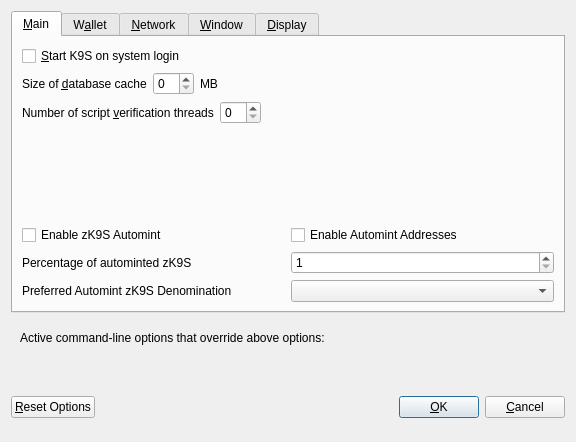
<?xml version="1.0" encoding="UTF-8"?>
<ui version="4.0">
 <class>OptionsDialog</class>
 <widget class="QDialog" name="OptionsDialog">
  <property name="geometry">
   <rect>
    <x>0</x>
    <y>0</y>
    <width>576</width>
    <height>442</height>
   </rect>
  </property>
  <property name="windowTitle">
   <string>Options</string>
  </property>
  <property name="modal">
   <bool>true</bool>
  </property>
  <layout class="QVBoxLayout" name="verticalLayout">
   <item>
    <widget class="QTabWidget" name="tabWidget">
     <property name="currentIndex">
      <number>0</number>
     </property>
     <widget class="QWidget" name="tabMain">
      <attribute name="title">
       <string>&amp;Main</string>
      </attribute>
      <layout class="QVBoxLayout" name="verticalLayout_Main">
       <item>
        <widget class="QCheckBox" name="bitcoinAtStartup">
         <property name="toolTip">
          <string>Automatically start K9S after logging in to the system.</string>
         </property>
         <property name="text">
          <string>&amp;Start K9S on system login</string>
         </property>
        </widget>
       </item>
       <item>
        <layout class="QHBoxLayout" name="horizontalLayout_2_Main">
         <item>
          <widget class="QLabel" name="databaseCacheLabel">
           <property name="text">
            <string>Size of &amp;database cache</string>
           </property>
           <property name="textFormat">
            <enum>Qt::PlainText</enum>
           </property>
           <property name="buddy">
            <cstring>databaseCache</cstring>
           </property>
          </widget>
         </item>
         <item>
          <widget class="QSpinBox" name="databaseCache"/>
         </item>
         <item>
          <widget class="QLabel" name="databaseCacheUnitLabel">
           <property name="text">
            <string>MB</string>
           </property>
           <property name="textFormat">
            <enum>Qt::PlainText</enum>
           </property>
          </widget>
         </item>
         <item>
          <spacer name="horizontalSpacer_2_Main">
           <property name="orientation">
            <enum>Qt::Horizontal</enum>
           </property>
           <property name="sizeHint" stdset="0">
            <size>
             <width>40</width>
             <height>20</height>
            </size>
           </property>
          </spacer>
         </item>
        </layout>
       </item>
       <item>
        <layout class="QHBoxLayout" name="horizontalLayout_3_Main">
         <item>
          <widget class="QLabel" name="threadsScriptVerifLabel">
           <property name="text">
            <string>Number of script &amp;verification threads</string>
           </property>
           <property name="textFormat">
            <enum>Qt::PlainText</enum>
           </property>
           <property name="buddy">
            <cstring>threadsScriptVerif</cstring>
           </property>
          </widget>
         </item>
         <item>
          <widget class="QSpinBox" name="threadsScriptVerif">
           <property name="toolTip">
            <string>(0 = auto, &lt;0 = leave that many cores free)</string>
           </property>
          </widget>
         </item>
         <item>
          <spacer name="horizontalSpacer_3_Main">
           <property name="orientation">
            <enum>Qt::Horizontal</enum>
           </property>
           <property name="sizeHint" stdset="0">
            <size>
             <width>40</width>
             <height>20</height>
            </size>
           </property>
          </spacer>
         </item>
        </layout>
       </item>
       <item>
        <spacer name="verticalSpacer_2">
         <property name="orientation">
          <enum>Qt::Vertical</enum>
         </property>
         <property name="sizeHint" stdset="0">
          <size>
           <width>20</width>
           <height>40</height>
          </size>
         </property>
        </spacer>
       </item>
       <item>
        <widget class="QWidget" name="verticalZpivOptionsWidget" native="true">
         <layout class="QVBoxLayout" name="verticalZpivOptionsLayout">
          <property name="margin">
           <number>0</number>
          </property>
          <item>
           <layout class="QHBoxLayout" name="horizontalAutomintingLayout">
            <item>
             <widget class="QCheckBox" name="checkBoxZeromintEnable">
              <property name="toolTip">
               <string>Enable automatic minting of K9S units to zK9S</string>
              </property>
              <property name="layoutDirection">
               <enum>Qt::LeftToRight</enum>
              </property>
              <property name="text">
               <string>Enable zK9S Automint</string>
              </property>
             </widget>
            </item>
            <item>
             <widget class="QCheckBox" name="checkBoxZeromintAddresses">
              <property name="toolTip">
               <string>Enable automatic zK9S minting from specific addresses</string>
              </property>
              <property name="layoutDirection">
               <enum>Qt::LeftToRight</enum>
              </property>
              <property name="text">
               <string>Enable Automint Addresses</string>
              </property>
             </widget>
            </item>
           </layout>
          </item>
          <item>
           <layout class="QHBoxLayout" name="horizontalZmintPercentageLayout">
            <item>
             <widget class="QLabel" name="percentage_label">
              <property name="toolTip">
               <string>Percentage of incoming K9S which get automatically converted to zK9S via Zerocoin Protocol (min: 10%)</string>
              </property>
              <property name="text">
               <string>Percentage of autominted zK9S</string>
              </property>
             </widget>
            </item>
            <item>
             <widget class="QSpinBox" name="zeromintPercentage">
              <property name="minimum">
               <number>1</number>
              </property>
              <property name="maximum">
               <number>100</number>
              </property>
             </widget>
            </item>
           </layout>
          </item>
          <item>
           <layout class="QHBoxLayout" name="horizontalLayout" stretch="0,0">
            <property name="sizeConstraint">
             <enum>QLayout::SetFixedSize</enum>
            </property>
            <item>
             <widget class="QLabel" name="labelPreferredDenom">
              <property name="maximumSize">
               <size>
                <width>16777215</width>
                <height>16777215</height>
               </size>
              </property>
              <property name="toolTip">
               <string>Wait with automatic conversion to Zerocoin until enough K9S for this denomination is available</string>
              </property>
              <property name="text">
               <string>Preferred Automint zK9S Denomination</string>
              </property>
             </widget>
            </item>
            <item>
             <widget class="QComboBox" name="preferredDenom">
              <property name="maximumSize">
               <size>
                <width>16777215</width>
                <height>27</height>
               </size>
              </property>
              <property name="toolTip">
               <string>Wait with automatic conversion to Zerocoin until enough K9S for this denomination is available</string>
              </property>
              <property name="maxVisibleItems">
               <number>9</number>
              </property>
              <property name="maxCount">
               <number>9</number>
              </property>
             </widget>
            </item>
           </layout>
          </item>
         </layout>
        </widget>
       </item>
      </layout>
     </widget>
     <widget class="QWidget" name="tabWallet">
      <attribute name="title">
       <string>W&amp;allet</string>
      </attribute>
      <layout class="QVBoxLayout" name="verticalLayout_Wallet">
       <item>
        <layout class="QHBoxLayout" name="horizontalLayout_2_Wallet">
         <item>
          <widget class="QLabel" name="labelStakeSplitThresholdText">
           <property name="text">
            <string>Stake split threshold:</string>
           </property>
          </widget>
         </item>
         <item>
          <widget class="QSpinBox" name="spinBoxStakeSplitThreshold">
           <property name="minimum">
            <number>1</number>
           </property>
           <property name="maximum">
            <number>999999</number>
           </property>
          </widget>
         </item>
        </layout>
       </item>
       <item>
        <widget class="QGroupBox" name="groupBox">
         <property name="title">
          <string>Expert</string>
         </property>
         <layout class="QVBoxLayout" name="verticalLayout_2">
          <item>
           <widget class="QCheckBox" name="coinControlFeatures">
            <property name="toolTip">
             <string>Whether to show coin control features or not.</string>
            </property>
            <property name="text">
             <string>Enable coin &amp;control features</string>
            </property>
           </widget>
          </item>
          <item>
           <widget class="QCheckBox" name="showMasternodesTab">
            <property name="toolTip">
             <string>Show additional tab listing all your masternodes in first sub-tab&lt;br/&gt;and all masternodes on the network in second sub-tab.</string>
            </property>
            <property name="text">
             <string>Show Masternodes Tab</string>
            </property>
           </widget>
          </item>
          <item>
           <widget class="QCheckBox" name="spendZeroConfChange">
            <property name="toolTip">
             <string>If you disable the spending of unconfirmed change, the change from a transaction&lt;br/&gt;cannot be used until that transaction has at least one confirmation.&lt;br/&gt;This also affects how your balance is computed.</string>
            </property>
            <property name="text">
             <string>&amp;Spend unconfirmed change</string>
            </property>
           </widget>
          </item>
         </layout>
        </widget>
       </item>
       <item>
        <spacer name="verticalSpacer_Wallet">
         <property name="orientation">
          <enum>Qt::Vertical</enum>
         </property>
         <property name="sizeHint" stdset="0">
          <size>
           <width>20</width>
           <height>40</height>
          </size>
         </property>
        </spacer>
       </item>
      </layout>
     </widget>
     <widget class="QWidget" name="tabNetwork">
      <attribute name="title">
       <string>&amp;Network</string>
      </attribute>
      <layout class="QVBoxLayout" name="verticalLayout_Network">
       <item>
        <widget class="QCheckBox" name="mapPortUpnp">
         <property name="toolTip">
          <string>Automatically open the K9S client port on the router. This only works when your router supports UPnP and it is enabled.</string>
         </property>
         <property name="text">
          <string>Map port using &amp;UPnP</string>
         </property>
        </widget>
       </item>
       <item>
        <widget class="QCheckBox" name="allowIncoming">
         <property name="toolTip">
          <string>Accept connections from outside</string>
         </property>
         <property name="text">
          <string>Allow incoming connections</string>
         </property>
        </widget>
       </item>
       <item>
        <widget class="QCheckBox" name="connectSocks">
         <property name="toolTip">
          <string>Connect to the K9S network through a SOCKS5 proxy.</string>
         </property>
         <property name="text">
          <string>&amp;Connect through SOCKS5 proxy (default proxy):</string>
         </property>
        </widget>
       </item>
       <item>
        <layout class="QHBoxLayout" name="horizontalLayout_1_Network">
         <item>
          <widget class="QLabel" name="proxyIpLabel">
           <property name="text">
            <string>Proxy &amp;IP:</string>
           </property>
           <property name="textFormat">
            <enum>Qt::PlainText</enum>
           </property>
           <property name="buddy">
            <cstring>proxyIp</cstring>
           </property>
          </widget>
         </item>
         <item>
          <widget class="QValidatedLineEdit" name="proxyIp">
           <property name="minimumSize">
            <size>
             <width>140</width>
             <height>0</height>
            </size>
           </property>
           <property name="maximumSize">
            <size>
             <width>140</width>
             <height>16777215</height>
            </size>
           </property>
           <property name="toolTip">
            <string>IP address of the proxy (e.g. IPv4: 127.0.0.1 / IPv6: ::1)</string>
           </property>
          </widget>
         </item>
         <item>
          <widget class="QLabel" name="proxyPortLabel">
           <property name="text">
            <string>&amp;Port:</string>
           </property>
           <property name="textFormat">
            <enum>Qt::PlainText</enum>
           </property>
           <property name="buddy">
            <cstring>proxyPort</cstring>
           </property>
          </widget>
         </item>
         <item>
          <widget class="QLineEdit" name="proxyPort">
           <property name="minimumSize">
            <size>
             <width>55</width>
             <height>0</height>
            </size>
           </property>
           <property name="maximumSize">
            <size>
             <width>55</width>
             <height>16777215</height>
            </size>
           </property>
           <property name="toolTip">
            <string>Port of the proxy (e.g. 9050)</string>
           </property>
          </widget>
         </item>
         <item>
          <spacer name="horizontalSpacer_1_Network">
           <property name="orientation">
            <enum>Qt::Horizontal</enum>
           </property>
           <property name="sizeHint" stdset="0">
            <size>
             <width>40</width>
             <height>20</height>
            </size>
           </property>
          </spacer>
         </item>
        </layout>
       </item>
       <item>
        <spacer name="verticalSpacer_Network">
         <property name="orientation">
          <enum>Qt::Vertical</enum>
         </property>
         <property name="sizeHint" stdset="0">
          <size>
           <width>20</width>
           <height>40</height>
          </size>
         </property>
        </spacer>
       </item>
      </layout>
     </widget>
     <widget class="QWidget" name="tabWindow">
      <attribute name="title">
       <string>&amp;Window</string>
      </attribute>
      <layout class="QVBoxLayout" name="verticalLayout_Window">
       <item>
        <widget class="QCheckBox" name="minimizeToTray">
         <property name="toolTip">
          <string>Show only a tray icon after minimizing the window.</string>
         </property>
         <property name="text">
          <string>&amp;Minimize to the tray instead of the taskbar</string>
         </property>
        </widget>
       </item>
       <item>
        <widget class="QCheckBox" name="minimizeOnClose">
         <property name="toolTip">
          <string>Minimize instead of exit the application when the window is closed. When this option is enabled, the application will be closed only after selecting Quit in the menu.</string>
         </property>
         <property name="text">
          <string>M&amp;inimize on close</string>
         </property>
        </widget>
       </item>
       <item>
        <spacer name="verticalSpacer_Window">
         <property name="orientation">
          <enum>Qt::Vertical</enum>
         </property>
         <property name="sizeHint" stdset="0">
          <size>
           <width>20</width>
           <height>40</height>
          </size>
         </property>
        </spacer>
       </item>
      </layout>
     </widget>
     <widget class="QWidget" name="tabDisplay">
      <attribute name="title">
       <string>&amp;Display</string>
      </attribute>
      <layout class="QVBoxLayout" name="verticalLayout_Display">
       <item>
        <layout class="QHBoxLayout" name="horizontalLayout_1_Display">
         <item>
          <widget class="QLabel" name="langLabel">
           <property name="text">
            <string>User Interface &amp;language:</string>
           </property>
           <property name="textFormat">
            <enum>Qt::PlainText</enum>
           </property>
           <property name="buddy">
            <cstring>lang</cstring>
           </property>
          </widget>
         </item>
         <item>
          <widget class="QValueComboBox" name="lang">
           <property name="toolTip">
            <string>The user interface language can be set here. This setting will take effect after restarting K9S.</string>
           </property>
          </widget>
         </item>
        </layout>
       </item>
       <item>
        <widget class="QLabel" name="label_3">
         <property name="toolTip">
          <string notr="true"/>
         </property>
         <property name="statusTip">
          <string notr="true"/>
         </property>
         <property name="whatsThis">
          <string notr="true"/>
         </property>
         <property name="accessibleName">
          <string notr="true"/>
         </property>
         <property name="text">
          <string>Language missing or translation incomplete? Help contributing translations here:
https://discord.gg/nXmSCBJfGC</string>
         </property>
         <property name="wordWrap">
          <bool>true</bool>
         </property>
         <property name="openExternalLinks">
          <bool>true</bool>
         </property>
         <property name="textInteractionFlags">
          <set>Qt::TextBrowserInteraction</set>
         </property>
        </widget>
       </item>
       <item>
        <layout class="QHBoxLayout" name="horizontalLayout_2_Display" stretch="0,0">
         <item>
          <widget class="QLabel" name="themeLabel">
           <property name="text">
            <string>User Interface Theme:</string>
           </property>
          </widget>
         </item>
         <item>
          <widget class="QValueComboBox" name="theme"/>
         </item>
        </layout>
       </item>
       <item>
        <widget class="QWidget" name="verticalZpivDisplayWidget" native="true">
         <layout class="QVBoxLayout" name="verticalZpivDisplayLayout">
          <property name="margin">
           <number>0</number>
          </property>
          <item>
           <widget class="Line" name="line">
            <property name="orientation">
             <enum>Qt::Horizontal</enum>
            </property>
           </widget>
          </item>
          <item>
           <layout class="QHBoxLayout" name="horizontalLayout_3_Display">
            <item>
             <widget class="QLabel" name="unitLabel">
              <property name="text">
               <string>Unit to show amounts in:</string>
              </property>
              <property name="textFormat">
               <enum>Qt::PlainText</enum>
              </property>
             </widget>
            </item>
            <item>
             <widget class="QValueComboBox" name="unit">
              <property name="toolTip">
               <string>Choose the default subdivision unit to show in the interface and when sending coins.</string>
              </property>
             </widget>
            </item>
           </layout>
          </item>
          <item>
           <layout class="QHBoxLayout" name="horizontalLayout_4_Display">
            <item>
             <widget class="QLabel" name="digitsLabel">
              <property name="text">
               <string>Decimal digits</string>
              </property>
             </widget>
            </item>
            <item>
             <widget class="QValueComboBox" name="digits"/>
            </item>
           </layout>
          </item>
          <item>
           <layout class="QHBoxLayout" name="horizontalLayout_5_Display">
            <item>
             <widget class="QCheckBox" name="checkBoxHideZeroBalances">
              <property name="toolTip">
               <string>Hide empty balances</string>
              </property>
              <property name="layoutDirection">
               <enum>Qt::LeftToRight</enum>
              </property>
              <property name="text">
               <string>Hide empty balances</string>
              </property>
             </widget>
            </item>
            <item>
             <widget class="QCheckBox" name="checkBoxHideOrphans">
              <property name="toolTip">
               <string>Hide orphan stakes in transaction lists</string>
              </property>
              <property name="text">
               <string>Hide orphan stakes</string>
              </property>
             </widget>
            </item>
            <item>
             <spacer name="horizontalSpacer">
              <property name="orientation">
               <enum>Qt::Horizontal</enum>
              </property>
              <property name="sizeHint" stdset="0">
               <size>
                <width>40</width>
                <height>20</height>
               </size>
              </property>
             </spacer>
            </item>
           </layout>
          </item>
          <item>
           <layout class="QHBoxLayout" name="horizontalLayout_6_Display">
            <item>
             <widget class="QLabel" name="thirdPartyTxUrlsLabel">
              <property name="toolTip">
               <string>Third party URLs (e.g. a block explorer) that appear in the transactions tab as context menu items. %s in the URL is replaced by transaction hash. Multiple URLs are separated by vertical bar |.</string>
              </property>
              <property name="text">
               <string>Third party transaction URLs</string>
              </property>
             </widget>
            </item>
            <item>
             <widget class="QLineEdit" name="thirdPartyTxUrls">
              <property name="toolTip">
               <string>Third party URLs (e.g. a block explorer) that appear in the transactions tab as context menu items. %s in the URL is replaced by transaction hash. Multiple URLs are separated by vertical bar |.</string>
              </property>
             </widget>
            </item>
           </layout>
          </item>
         </layout>
        </widget>
       </item>
       <item>
        <spacer name="verticalSpacer">
         <property name="orientation">
          <enum>Qt::Vertical</enum>
         </property>
         <property name="sizeHint" stdset="0">
          <size>
           <width>20</width>
           <height>40</height>
          </size>
         </property>
        </spacer>
       </item>
      </layout>
     </widget>
    </widget>
   </item>
   <item>
    <widget class="QFrame" name="frame">
     <layout class="QVBoxLayout" name="verticalLayout_Bottom">
      <item>
       <layout class="QHBoxLayout" name="horizontalLayout_Bottom">
        <item>
         <widget class="QLabel" name="overriddenByCommandLineInfoLabel">
          <property name="text">
           <string>Active command-line options that override above options:</string>
          </property>
          <property name="textFormat">
           <enum>Qt::PlainText</enum>
          </property>
         </widget>
        </item>
        <item>
         <spacer name="horizontalSpacer_Bottom">
          <property name="orientation">
           <enum>Qt::Horizontal</enum>
          </property>
          <property name="sizeHint" stdset="0">
           <size>
            <width>40</width>
            <height>20</height>
           </size>
          </property>
         </spacer>
        </item>
       </layout>
      </item>
      <item>
       <widget class="QLabel" name="overriddenByCommandLineLabel">
        <property name="text">
         <string/>
        </property>
        <property name="textFormat">
         <enum>Qt::PlainText</enum>
        </property>
        <property name="wordWrap">
         <bool>true</bool>
        </property>
       </widget>
      </item>
     </layout>
    </widget>
   </item>
   <item>
    <layout class="QHBoxLayout" name="horizontalLayout_Buttons">
     <item>
      <widget class="QPushButton" name="resetButton">
       <property name="toolTip">
        <string>Reset all client options to default.</string>
       </property>
       <property name="text">
        <string>&amp;Reset Options</string>
       </property>
       <property name="autoDefault">
        <bool>false</bool>
       </property>
      </widget>
     </item>
     <item>
      <spacer name="horizontalSpacer_1">
       <property name="orientation">
        <enum>Qt::Horizontal</enum>
       </property>
       <property name="sizeHint" stdset="0">
        <size>
         <width>40</width>
         <height>48</height>
        </size>
       </property>
      </spacer>
     </item>
     <item>
      <widget class="QLabel" name="statusLabel">
       <property name="minimumSize">
        <size>
         <width>200</width>
         <height>0</height>
        </size>
       </property>
       <property name="font">
        <font>
         <weight>75</weight>
         <bold>true</bold>
        </font>
       </property>
       <property name="text">
        <string/>
       </property>
       <property name="textFormat">
        <enum>Qt::PlainText</enum>
       </property>
       <property name="wordWrap">
        <bool>true</bool>
       </property>
      </widget>
     </item>
     <item>
      <spacer name="horizontalSpacer_2">
       <property name="orientation">
        <enum>Qt::Horizontal</enum>
       </property>
       <property name="sizeHint" stdset="0">
        <size>
         <width>40</width>
         <height>48</height>
        </size>
       </property>
      </spacer>
     </item>
     <item>
      <widget class="QPushButton" name="okButton">
       <property name="text">
        <string>&amp;OK</string>
       </property>
       <property name="autoDefault">
        <bool>false</bool>
       </property>
       <property name="default">
        <bool>true</bool>
       </property>
      </widget>
     </item>
     <item>
      <widget class="QPushButton" name="cancelButton">
       <property name="text">
        <string>&amp;Cancel</string>
       </property>
       <property name="autoDefault">
        <bool>false</bool>
       </property>
      </widget>
     </item>
    </layout>
   </item>
  </layout>
 </widget>
 <customwidgets>
  <customwidget>
   <class>QValidatedLineEdit</class>
   <extends>QLineEdit</extends>
   <header>qvalidatedlineedit.h</header>
  </customwidget>
  <customwidget>
   <class>QValueComboBox</class>
   <extends>QComboBox</extends>
   <header>qvaluecombobox.h</header>
  </customwidget>
 </customwidgets>
 <resources/>
 <connections/>
</ui>
